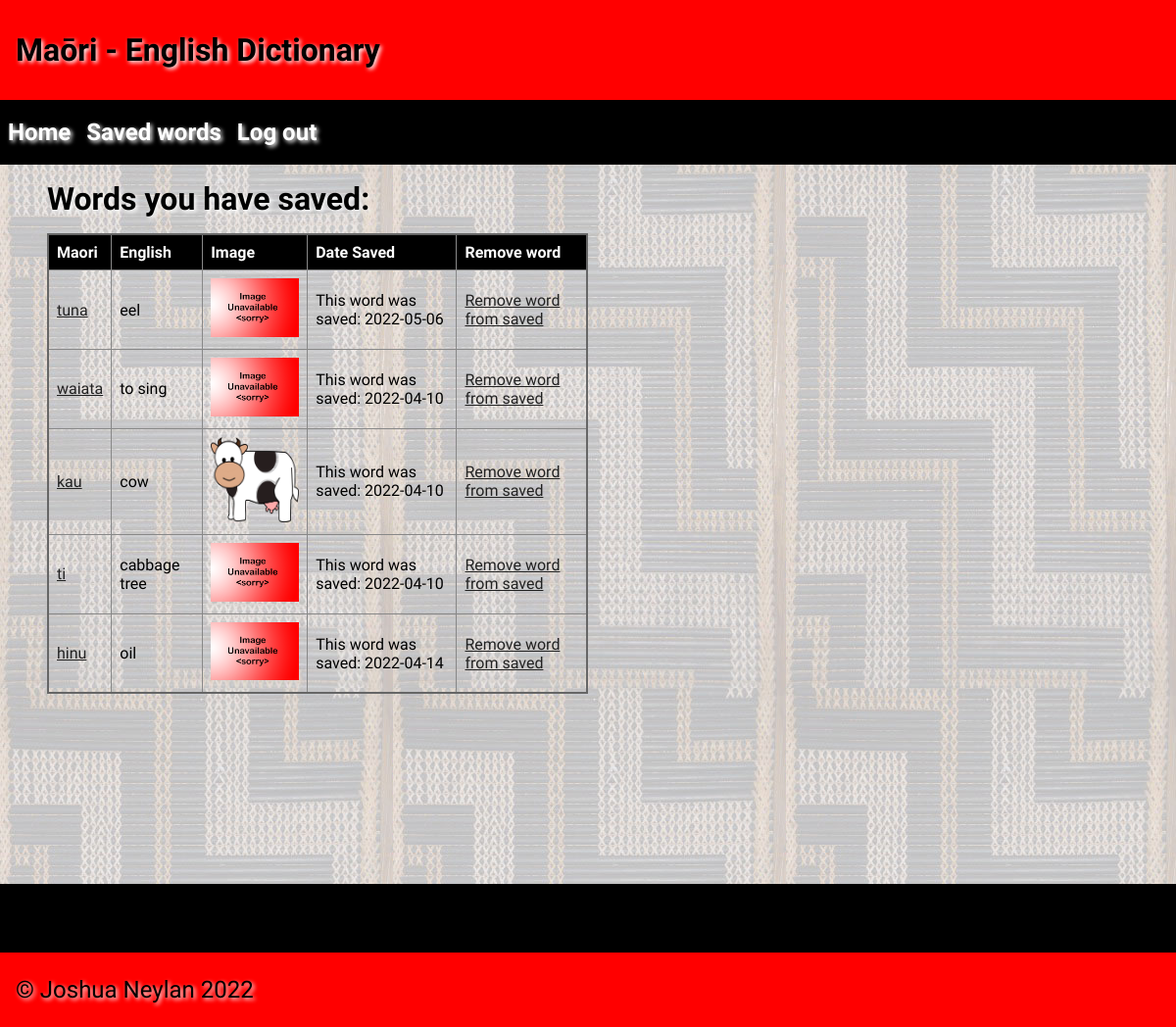
The app's page /saved (signed in), older data.
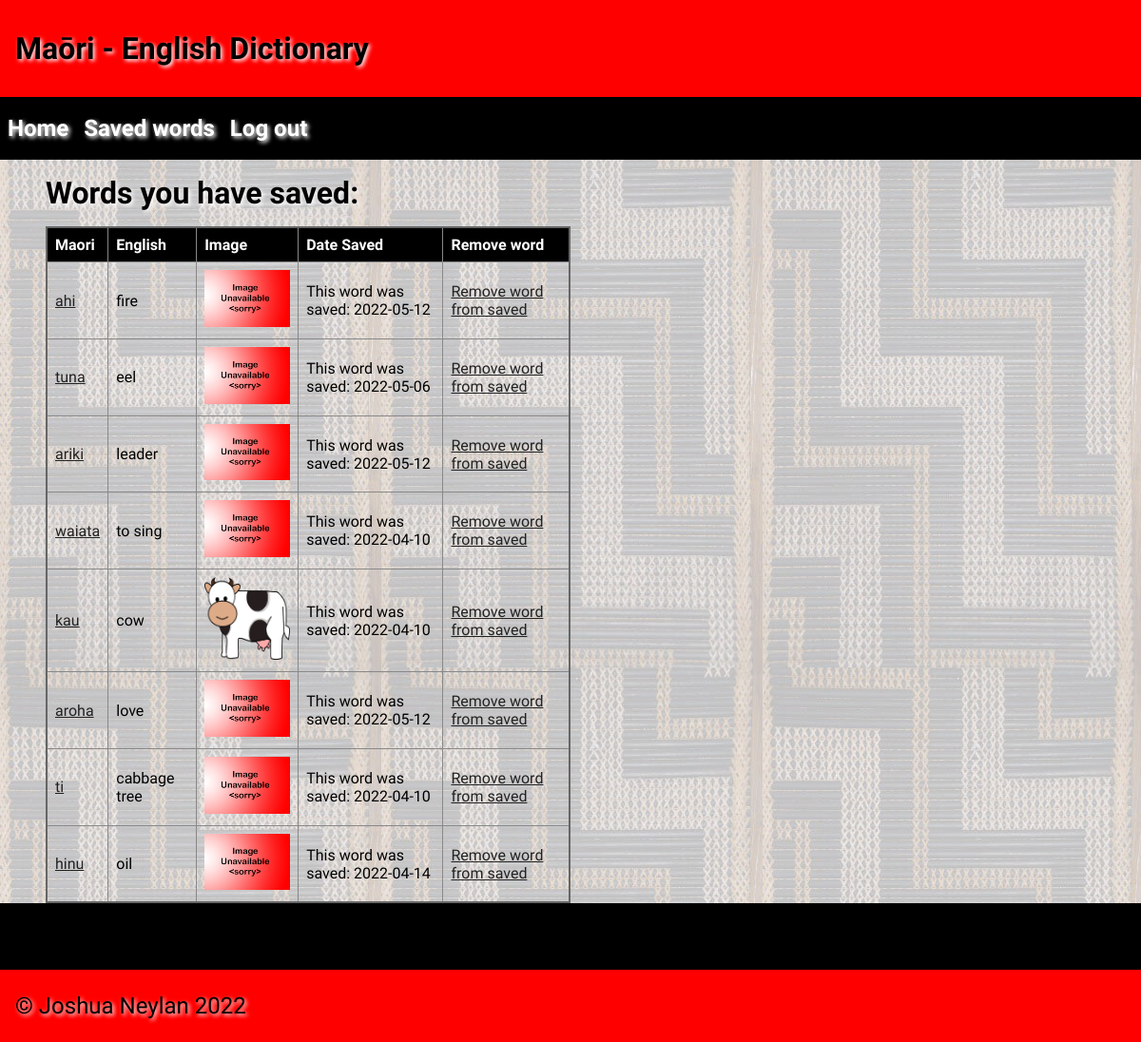
The same page, newer data.
### tables this page shows
CREATE TABLE "Saved_words"
(
    id        INTEGER
        constraint Saved_words_pk
            primary key autoincrement,
    word_id   INTEGER
        references Dictionary,
    user_id   INTEGER
        references User,
    timestamp datetime
);

CREATE TABLE "Dictionary"
(
    id         integer
        constraint Dictionary_pk
            primary key autoincrement,
    maori      varchar(85),
    english    varchar(100),
    category   varchar(50),
    year_level integer(10),
    image      varchar(100),
    timestamp  datetime,
    author     varchar(60),
    definition varchar(200)
);

### app.py (the view)
@app.route("/saved")
def render_saved():
    if not is_logged_in():
        return redirect("/")
    user_id = session["user_id"]
    con = create_connection(DB_NAME)
    query = "SELECT word_id, timestamp FROM Saved_words WHERE user_id = ?;"
    cur = con.cursor()
    cur.execute(query, (user_id,))
    word_ids_with_timestamps = cur.fetchall()
    for i in range(len(word_ids_with_timestamps)):
        word_ids_with_timestamps[i] = word_ids_with_timestamps[i][0], word_ids_with_timestamps[i][1]
    word_ids_with_timestamps = list(set(word_ids_with_timestamps))
    query = "SELECT maori, english, category, image, id FROM Dictionary WHERE id = ?;"
    saved_words_details_list = []
    for word_id_with_timestamp in word_ids_with_timestamps:
        cur.execute(query, (word_id_with_timestamp[0],))
        word_details = cur.fetchall()
        updated_word_details = []
        for word in word_details[0]:
            updated_word_details.append(word)
        if updated_word_details[3] is None:
            updated_word_details[3] = "noimage.png"
        saved_words_details_list.append([updated_word_details, word_id_with_timestamp[1]])
    return render_template("saved_words.html", logged_in=is_logged_in(),
                           saved_words_details_list=saved_words_details_list)

### app.py (called while the page is built)
def create_connection(db_file):
    try:
        connection = sqlite3.connect(db_file)
        connection.execute("pragma foreign_keys=ON")
        return connection
    except Error as e:
        print(e)
    return None

def is_logged_in():
    if session.get("email") is None:
        return False
    return True

### templates/saved_words.html (shortened to what this page needs)
{% extends 'base.html' %}
{% block heading %}Maōri - English Dictionary{% endblock %}
{% block main %}
    <h1> Words you have saved:</h1>
    <table>
        <tr>
            <th> Maori </th>
            <th> English</th>
            <th> Image </th>
            <th> Date Saved </th>
            <th> Remove word</th>
        </tr>
        {% for word_details in saved_words_details_list %}
            <tr>
                <td><a href = "/{{word_details[0][2]}}/{{word_details[0][0]}}">{{word_details[0][0]}}</a></td>
                <td> {{word_details[0][1]}} </td>
                <td><img class = "thumb" src = "../static/images/{{word_details[0][3]}}"></td>
                <td>This word was saved: {{word_details[1]}}</td>
                <td><a href = "/unsaveword-{{word_details[0][2]}}-{{word_details[0][4]}}">Remove word from saved</a></td>
            </tr>
        {% endfor %}
    </table>
{% endblock %}

### templates/base.html (shortened to what this page needs)
<!doctype html>
<html lang="en">
<head>
	<link href="{{ url_for('static', filename='css/style.css') }}" rel="stylesheet">
</head>
<body>
    <header>
        <h1>{% block heading %}{% endblock %}</h1>
    </header>
    <nav>
        <ul>
            <li><h1><a href="\">Home</a></h1></li>
            {% if logged_in %}
                <li><h1><a href="/saved">Saved words</a></h1></li>
                <li><h1><a href="/logout">Log out</a></h1></li>
            {% else %}
                <li><h1><a href="/login">Login</a></h1></li>
            {% endif %}
        </ul>
    </nav>
    <main>
        <div id = "container">
            {% block main%}{% endblock %}
        </div>
    </main>
    <div class = "footer_top"></div>
    <footer>
        <p>
            &copy; Joshua Neylan 2022
        </p>
    </footer>
</body>
</html>

### static/css/style.css (style rules this page uses)
* { font-family: Comfortaa, sans-serif; margin: 0; padding: 0; box-sizing: border-box; }
header { grid-area: header; background-color: #f00; padding: 1rem; }
nav { grid-area: nav; }
h1, h2, h3, h4 { padding: 1rem 0; font-family: 'Suez One', serif; color: #000; text-shadow: 2px 2px 4px #fff; }
p { padding: 0.5rem 0; }
a { color: #222; }
img { max-width: 500px; }
table { width: 50%; border: 2px solid #666; border-collapse: collapse; }
th, td { border: 1px solid #888; padding: 0.5rem; text-align: left; }
th { background-color: #000; color: #fff; }
.thumb { max-width: 90px; }
footer { grid-area: footer; padding: 1rem; background: #ff0000; }
.footer_top { display: block; width: 100%; height: 70px; background-color: #000000; }
footer p { color: #000; text-shadow: 2px 2px 4px #fff; font-size: 1.5rem; }
#container { width: 92vw; margin: auto; display: table; }
nav { width: 100%; float: left; background-color: rgba(0, 0, 0, 1) }
nav ul { list-style: none; }
nav li { padding: 0.2rem 0.5rem; display: inline; float: left; }
nav a { color: #fff; text-decoration: none; }
main { min-height: 100vh; background-image: url("../images/poutama.jpg"); background-repeat: repeat; }

Row changes from the older to the newer data that the page shows:
added Saved_words: maori "ahi", english "fire", timestamp "2022-05-12"
added Saved_words: maori "ariki", english "leader", timestamp "2022-05-12"
added Saved_words: maori "aroha", english "love", timestamp "2022-05-12"
